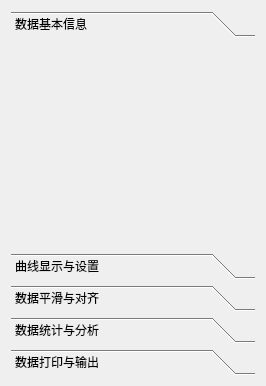
<?xml version="1.0" encoding="UTF-8"?>
<ui version="4.0">
 <class>StepWidget</class>
 <widget class="QWidget" name="StepWidget">
  <property name="geometry">
   <rect>
    <x>0</x>
    <y>0</y>
    <width>266</width>
    <height>386</height>
   </rect>
  </property>
  <property name="windowTitle">
   <string>Form</string>
  </property>
  <layout class="QVBoxLayout" name="verticalLayout">
   <item>
    <widget class="QToolBox" name="toolBox">
     <property name="currentIndex">
      <number>0</number>
     </property>
     <widget class="QWidget" name="page">
      <property name="geometry">
       <rect>
        <x>0</x>
        <y>0</y>
        <width>248</width>
        <height>208</height>
       </rect>
      </property>
      <attribute name="label">
       <string>数据基本信息</string>
      </attribute>
     </widget>
     <widget class="QWidget" name="page_2">
      <property name="geometry">
       <rect>
        <x>0</x>
        <y>0</y>
        <width>248</width>
        <height>208</height>
       </rect>
      </property>
      <attribute name="label">
       <string>曲线显示与设置</string>
      </attribute>
     </widget>
     <widget class="QWidget" name="page_3">
      <property name="geometry">
       <rect>
        <x>0</x>
        <y>0</y>
        <width>248</width>
        <height>208</height>
       </rect>
      </property>
      <attribute name="label">
       <string>数据平滑与对齐</string>
      </attribute>
     </widget>
     <widget class="QWidget" name="page_4">
      <property name="geometry">
       <rect>
        <x>0</x>
        <y>0</y>
        <width>248</width>
        <height>208</height>
       </rect>
      </property>
      <attribute name="label">
       <string>数据统计与分析</string>
      </attribute>
     </widget>
     <widget class="QWidget" name="page_5">
      <property name="geometry">
       <rect>
        <x>0</x>
        <y>0</y>
        <width>248</width>
        <height>208</height>
       </rect>
      </property>
      <attribute name="label">
       <string>数据打印与输出</string>
      </attribute>
     </widget>
    </widget>
   </item>
  </layout>
 </widget>
 <resources/>
 <connections/>
</ui>
